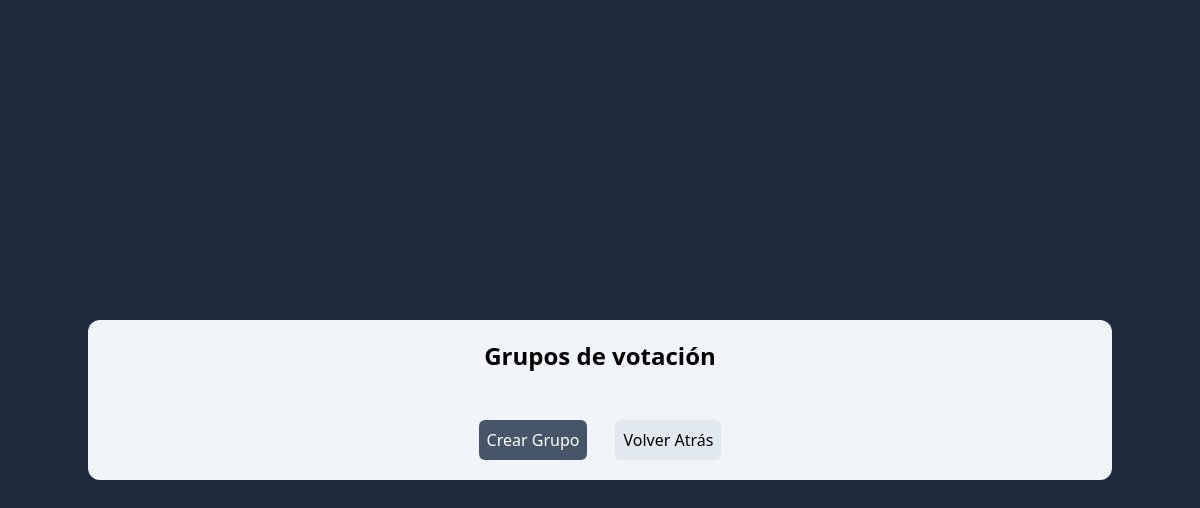
/administrator/groups/, run on an earlier commit of the app's database.
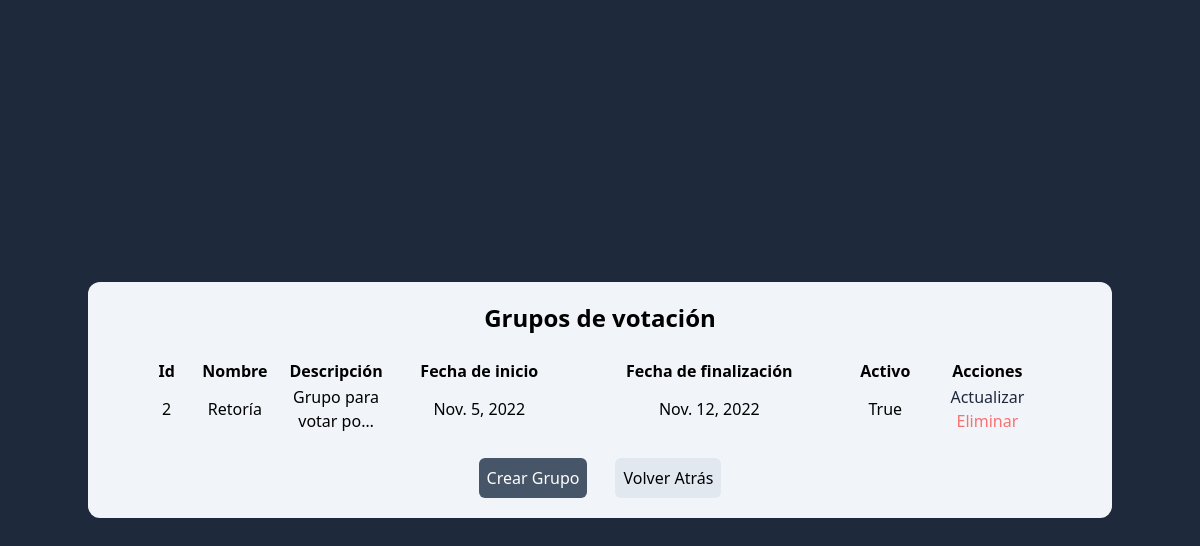
And on a later commit of the database.
### administrator/models.py (models this page shows)
class VotationGroup(models.Model):
    name = models.CharField(max_length=30)
    description = models.CharField(max_length=100)
    start_date = models.DateField()
    end_date = models.DateField()
    active = models.BooleanField(default=True)

### administrator/views.py (the view)
# urls.py: path('groups/', views.groups, name='groups'),
def groups(request):
  groups = VotationGroup.objects.all().values()
  context = {
    'groups' : groups
  }
  return render(request, 'votationGroups/groups.html', context)

### administrator/templates/votationGroups/groups.html (shortened to what this page needs)
<!DOCTYPE html>
<html lang="en" class="min-h-screen bg-slate-800">
	<head>
		<script src="https://cdn.tailwindcss.com"></script>
	</head>
	<body class="flex flex-col justify-center items-center min-h-screen">
		<div class="w-full max-w-5xl px-16 py-5 bg-slate-100 rounded-xl flex flex-col items-center">
			<h1 class="text-2xl text-center font-bold">Grupos de votación</h1>
			<br />
			<table class="table-auto w-full">
				{% for x in groups %}
				<thead>
					<tr>
						<th>Id</th>
						<th>Nombre</th>
						<th>Descripción</th>
						<th>Fecha de inicio</th>
						<th>Fecha de finalización</th>
						<th>Activo</th>
						<th>Acciones</th>
					</tr>
				</thead>
				<tbody>
					<tr class="text-center">
						<td>{{ x.id }}</td>
						<td>{{ x.name }}</td>
						<td title="{{x.description}}" class="w-16 cursor-help">{{ x.description|truncatechars:20 }}</td>
						<td>{{ x.start_date }}</td>
						<td>{{ x.end_date }}</td>
						<td>{{ x.active }}</td>
						<td class="flex flex-col">
							<a class="text-slate-800" href="{% url 'updateGroup' x.id %}">Actualizar</a>
							<a class="text-red-400" href="{% url 'deleteGroup' x.id %}">Eliminar</a>
						</td>
					</tr>
				</tbody>
				{% endfor %}
			</table>
			<br />
			<div class="flex gap-7">
				<a class="p-2 bg-slate-600 text-white rounded-md" href="{% url  'createGroup' %}">Crear Grupo</a>
				<a class="p-2 bg-slate-200 rounded-md" href="{% url  'dash' %}">Volver Atrás</a>
			</div>
		</div>
	</body>
</html>

What changed in the data, as far as the page shows it:
added VotationGroup: id "2", name "Retoría", description "Grupo para votar po…", start_date "Nov. 5, 2022", end_date "Nov. 12, 2022", active "True"
